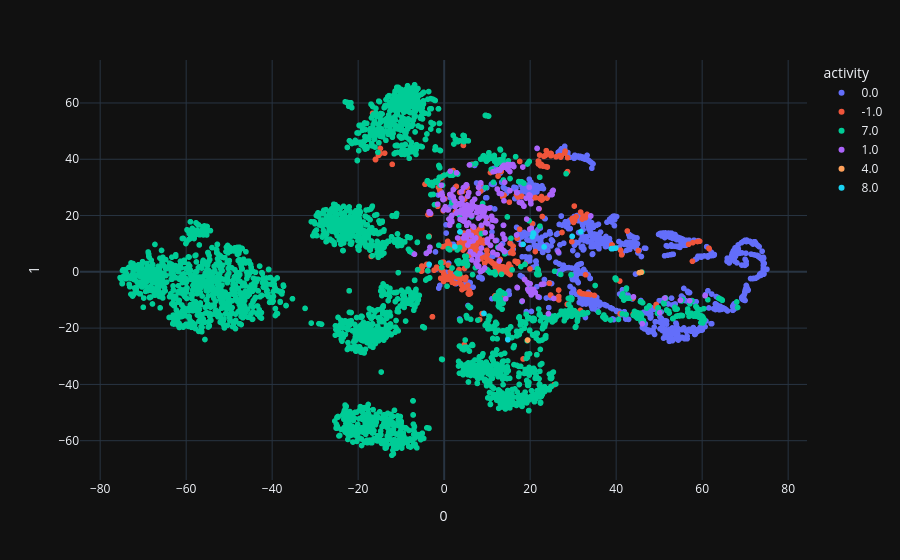

The notebook cell saved with this chart:
### Code cell
tsne = TSNE(n_components=2)  # 创建TSNE对象，降维到2维
repre_tsne = tsne.fit_transform(repre_reshape)  # 对数组进行降维

fig = px.scatter(
    repre_tsne, x=0, y=1,
    color=label_concat_vote.astype(str),  
    labels={'color': 'activity'}
)
fig.show()
# repre_tsne.shape

### Figure 1 — Plotly figure (JSON) as saved in the notebook; plotly's stock layout.template omitted (floating-point values rounded to 4 significant figures; data arrays with more than 128 entries replaced by an {"elided": "..."} marker saying what was removed)
{"data": [{"hovertemplate": "activity=0.0<br>0=%{x}<br>1=%{y}<extra></extra>", "legendgroup": "0.0", "marker": {"color": "#636efa", "symbol": "circle"}, "mode": "markers", "name": "0.0", "showlegend": true, "x": {"elided": "997 float values"}, "xaxis": "x", "y": {"elided": "997 float values"}, "yaxis": "y", "type": "scattergl"}, {"hovertemplate": "activity=-1.0<br>0=%{x}<br>1=%{y}<extra></extra>", "legendgroup": "-1.0", "marker": {"color": "#EF553B", "symbol": "circle"}, "mode": "markers", "name": "-1.0", "showlegend": true, "x": {"elided": "331 float values"}, "xaxis": "x", "y": {"elided": "331 float values"}, "yaxis": "y", "type": "scattergl"}, {"hovertemplate": "activity=7.0<br>0=%{x}<br>1=%{y}<extra></extra>", "legendgroup": "7.0", "marker": {"color": "#00cc96", "symbol": "circle"}, "mode": "markers", "name": "7.0", "showlegend": true, "x": {"elided": "2890 float values"}, "xaxis": "x", "y": {"elided": "2890 float values"}, "yaxis": "y", "type": "scattergl"}, {"hovertemplate": "activity=1.0<br>0=%{x}<br>1=%{y}<extra></extra>", "legendgroup": "1.0", "marker": {"color": "#ab63fa", "symbol": "circle"}, "mode": "markers", "name": "1.0", "showlegend": true, "x": {"elided": "267 float values"}, "xaxis": "x", "y": {"elided": "267 float values"}, "yaxis": "y", "type": "scattergl"}, {"hovertemplate": "activity=4.0<br>0=%{x}<br>1=%{y}<extra></extra>", "legendgroup": "4.0", "marker": {"color": "#FFA15A", "symbol": "circle"}, "mode": "markers", "name": "4.0", "showlegend": true, "x": [19.41, 45.39, 45.84], "xaxis": "x", "y": [-24.24, -0.3012, -0.1437], "yaxis": "y", "type": "scattergl"}, {"hovertemplate": "activity=8.0<br>0=%{x}<br>1=%{y}<extra></extra>", "legendgroup": "8.0", "marker": {"color": "#19d3f3", "symbol": "circle"}, "mode": "markers", "name": "8.0", "showlegend": true, "x": [39.92, 39.27, 38.89, 29.76, 31.79, 23.24, 20.52, 3.676, 9.256, -3.496, 20.83, 2.485, 20.72, 18.35, 14.81], "xaxis": "x", "y": [8.451, 8.285, 8.227, 12.58, 14.23, 8.856, 12.49, 14.2, -14.79, 2.651, 13.51, 8.97, 13.78, 9.783, -24.12], "yaxis": "y", "type": "scattergl"}], "layout": {"xaxis": {"anchor": "y", "domain": [0.0, 1.0], "title": {"text": "0"}}, "yaxis": {"anchor": "x", "domain": [0.0, 1.0], "title": {"text": "1"}}, "legend": {"title": {"text": "activity"}, "tracegroupgap": 0}, "margin": {"t": 60}}}
